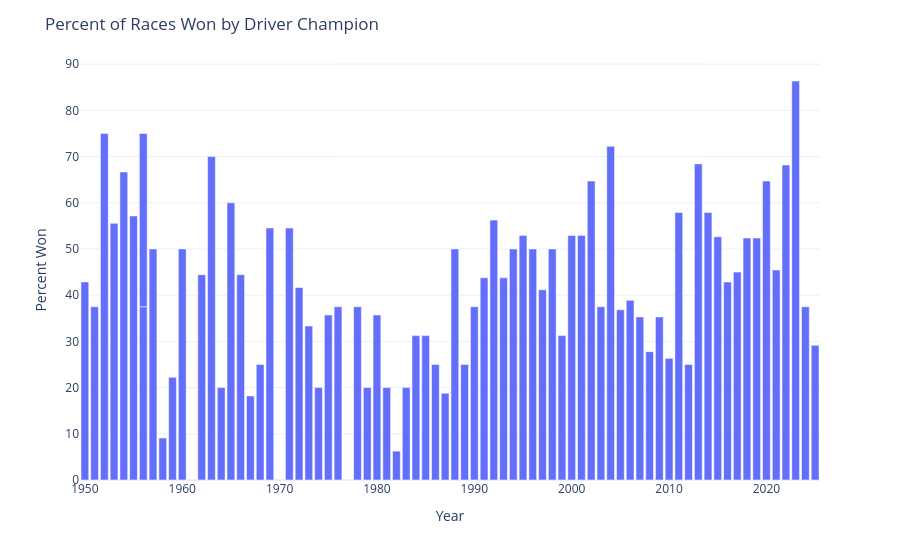

The notebook cell saved with this chart:
### Code cell
fig = px.bar(driver_champs, x='year', y='percent_won', template = "plotly_white")
fig.update_layout(
    title = "Percent of Races Won by Driver Champion",
    xaxis_title = "Year",
    yaxis_title = "Percent Won"
)
fig.show()

# non-interactive image for github repo
display(Image("figures/percent_won_driver_champ.png"))

### Figure 1 — Plotly figure (JSON) as saved in the notebook; plotly's stock layout.template omitted (floating-point values rounded to 4 significant figures)
{"data": [{"hovertemplate": "year=%{x}<br>percent_won=%{y}<extra></extra>", "legendgroup": "", "marker": {"color": "#636efa", "pattern": {"shape": ""}}, "name": "", "orientation": "v", "showlegend": false, "textposition": "auto", "type": "bar", "x": [2025, 2024, 2023, 2022, 2021, 2020, 2019, 2018, 2017, 2016, 2015, 2014, 2013, 2012, 2011, 2010, 2009, 2008, 2007, 2006, 2005, 2004, 2003, 2002, 2001, 2000, 1999, 1998, 1997, 1996, 1995, 1994, 1993, 1992, 1991, 1990, 1989, 1988, 1987, 1986, 1985, 1984, 1983, 1982, 1981, 1980, 1979, 1978, 1976, 1975, 1974, 1973, 1972, 1971, 1969, 1968, 1967, 1966, 1965, 1964, 1963, 1962, 1960, 1959, 1958, 1957, 1956, 1956, 1955, 1954, 1953, 1952, 1951, 1950], "xaxis": "x", "y": [29.17, 37.5, 86.36, 68.18, 45.45, 64.71, 52.38, 52.38, 45.0, 42.86, 52.63, 57.89, 68.42, 25.0, 57.89, 26.32, 35.29, 27.78, 35.29, 38.89, 36.84, 72.22, 37.5, 64.71, 52.94, 52.94, 31.25, 50.0, 41.18, 50.0, 52.94, 50.0, 43.75, 56.25, 43.75, 37.5, 25.0, 50.0, 18.75, 25.0, 31.25, 31.25, 20.0, 6.25, 20.0, 35.71, 20.0, 37.5, 37.5, 35.71, 20.0, 33.33, 41.67, 54.55, 54.55, 25.0, 18.18, 44.44, 60.0, 20.0, 70.0, 44.44, 50.0, 22.22, 9.09, 50.0, 37.5, 37.5, 57.14, 66.67, 55.56, 75.0, 37.5, 42.86], "yaxis": "y"}], "layout": {"autosize": true, "barmode": "relative", "legend": {"tracegroupgap": 0}, "margin": {"t": 60}, "title": {"text": "Percent of Races Won by Driver Champion"}, "xaxis": {"anchor": "y", "autorange": true, "domain": [0, 1], "range": [1950.0, 2026.0], "title": {"text": "Year"}, "type": "linear"}, "yaxis": {"anchor": "x", "autorange": true, "domain": [0, 1], "range": [0, 90.91], "title": {"text": "Percent Won"}, "type": "linear"}}}
